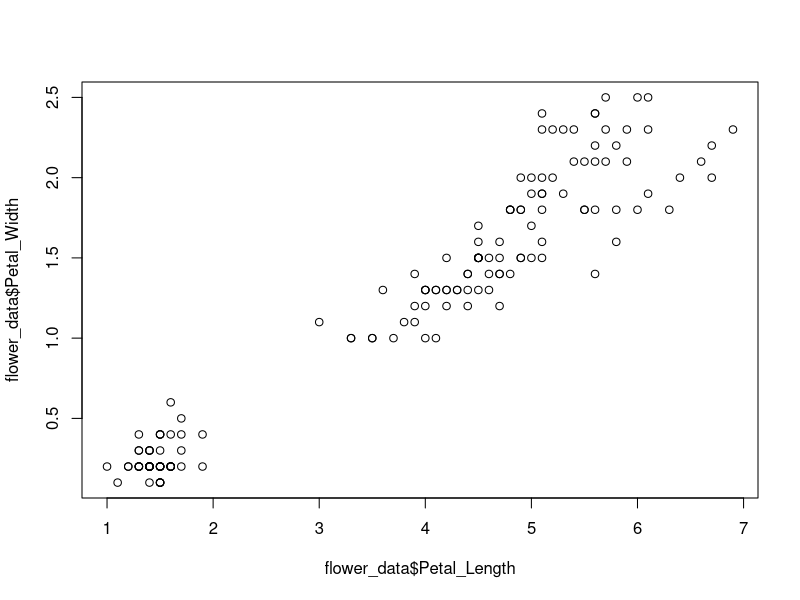

Recreate this plot in R. (Note: this script raises an error after producing the figure.)
## 1 Plotting
#
# Here we will load in some data and plot it
# 

# load data from csv file
flower_data <- read.csv('flower_dataset.csv')

# column names
print(names(flower_data))

# number of rows
print(paste("Number of datapoints: ", nrow(flower_data)))

# first few examples
print(head(flower_data))

# plot the first two dimensions
plot(flower_data$Petal_Length, flower_data$Petal_Width)

# plot the Species type in color
# pch is the format of the plotted circles - here filled circles
# we also make sure that the axis are in the same units
plot(flower_data$Petal_Length, flower_data$Petal_Width, col = flower_data$Species, pch=16, asp=1)

# add legend 
legend(x='topleft', legend = levels(flower_data$Species), col = c(1:3), pch = 16)
